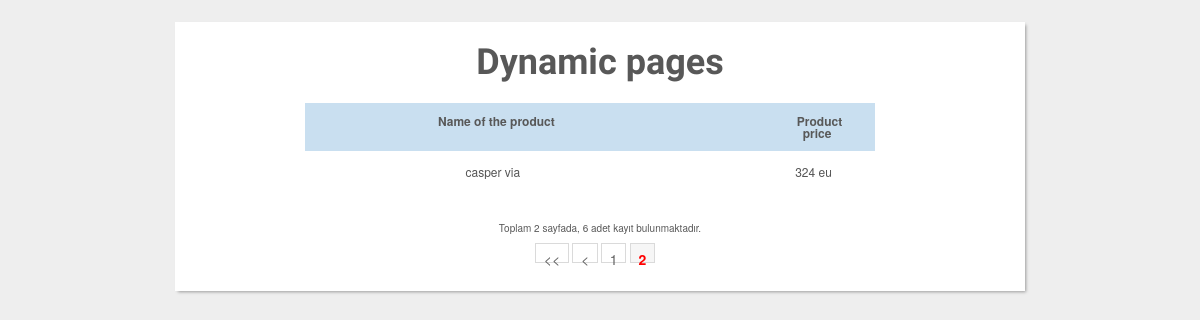
/PAGE/index.php?Sayfalama=2, run on the app's committed database.
### tables this page shows
CREATE TABLE `urunler` (
  `id` int(10) UNSIGNED NOT NULL,
  `urunadi` varchar(100) NOT NULL,
  `urunfiyati` double NOT NULL,
  `parabirimi` char(3) NOT NULL
);

### PAGE/index.php (the view, shortened to what this page needs)
<?php
try{
	$VeritabaniBaglantisi = new PDO("mysql:host=localhost;dbname=uygulama;charset=UTF8","root","");
}catch(PDOException $Hata){
	echo "Bağlantı Sorunu<br />" . $Hata->getMessage();
	die();
}
if(isset($_REQUEST["Sayfalama"])){
	$GelenSayfalama		=	$_REQUEST["Sayfalama"];
}else{
	$GelenSayfalama		=	1;
}
$SayfalamaIcinSolVeSagButonSayisi		=	2;
$SayfaBasinaGosterilecekKayitSayisi		=	5;
$ToplamKayitSayisiSorgusu				=	$VeritabaniBaglantisi->prepare("SELECT * FROM urunler");
$ToplamKayitSayisiSorgusu->execute();
$ToplamKayitSayisi						=	$ToplamKayitSayisiSorgusu->rowCount();
$SayfalamayaBaslanacakKayitSayisi		=	($GelenSayfalama*$SayfaBasinaGosterilecekKayitSayisi)-$SayfaBasinaGosterilecekKayitSayisi;
$BulunanSayfaSayisi						=	ceil($ToplamKayitSayisi/$SayfaBasinaGosterilecekKayitSayisi);
?>
<!DOCTYPE html>
<html lang="en" >
<head>
  <link rel="stylesheet" href="./style.css">
</head>
<body>
<body>
 <div id="wrapper">
  <h1>Dynamic pages</h1>
  <table id="keywords" cellspacing="0" cellpadding="0">
  <?php
		$UrunSorgusu 	= $VeritabaniBaglantisi -> prepare("SELECT * FROM urunler ORDER BY id ASC LIMIT $SayfalamayaBaslanacakKayitSayisi, $SayfaBasinaGosterilecekKayitSayisi");
		$UrunSorgusu -> execute();
		$UrunSorgusuKayitlari	=	$UrunSorgusu->fetchAll(PDO::FETCH_ASSOC);
		foreach($UrunSorgusuKayitlari as $Kayitlar)
		   {
			echo "<tr height='30'>";
			echo "<td width='375' align='left'>" . $Kayitlar["urunadi"] . "<td>";
			echo "<td width='100' align='right'>" . $Kayitlar["urunfiyati"] . " " . $Kayitlar["parabirimi"] . "<td>";
			echo "</tr>";
		   }
	?>
    <thead>
      <tr>
        <th><span>Name of the product</span></th>
		<th></th>
		<th><span>Product price</span></th>
      </tr>
    </thead>
  </table>
	<div class="SayfalamaAlaniKapsayicisi">
		<div class="SayfalamaAlaniIciMetinAlaniKapsayicisi">
			Toplam <?php echo $BulunanSayfaSayisi; ?> sayfada, <?php echo $ToplamKayitSayisi; ?> adet kayıt bulunmaktadır.
		</div>
		<div class="SayfalamaAlaniIciNumaralandirmaAlaniKapsayicisi">
			<?php
			if($GelenSayfalama>1){
				echo "<span class='Pasif'><a href='index.php?Sayfalama=1'><<</a></span>";
				$SayfalamaIcinSayfaDegeriniBirGeriAl	=	$GelenSayfalama-1;
				echo " <span class='Pasif'><a href='index.php?Sayfalama=" . $SayfalamaIcinSayfaDegeriniBirGeriAl . "'><</a></span>";
			}
			for($SayfalamaIcinSayfaIndexDegeri=$GelenSayfalama-$SayfalamaIcinSolVeSagButonSayisi;
			$SayfalamaIcinSayfaIndexDegeri<=$GelenSayfalama+$SayfalamaIcinSolVeSagButonSayisi;
			$SayfalamaIcinSayfaIndexDegeri++){
				if(($SayfalamaIcinSayfaIndexDegeri>0) and ($SayfalamaIcinSayfaIndexDegeri<=$BulunanSayfaSayisi)){
					if($GelenSayfalama==$SayfalamaIcinSayfaIndexDegeri){
						echo " <span class='Aktif'>" . $SayfalamaIcinSayfaIndexDegeri . "</span>";
					}else{
						echo " <span class='Pasif'><a href='index.php?Sayfalama=" . $SayfalamaIcinSayfaIndexDegeri ."'>" . $SayfalamaIcinSayfaIndexDegeri . "</a></span>";
					}
				}
			}
			?>
		</div>
 </div>
</body>
</body>
</html>

### PAGE/style.css (style rules this page uses)
html, body, div, span, applet, object, iframe, h1, h2, h3, h4, h5, h6, p, blockquote, pre, a, abbr, acronym, address, big, cite, code, del, dfn, em, img, ins, kbd, q, s, samp, small, strike, strong, sub, sup, tt, var, b, u, i, center, dl, dt, dd, ol, ul, li, fieldset, form, label, legend, table, caption, tbody, tfoot, thead, tr, th, td, article, aside, canvas, details, embed, figure, figcaption, footer, header, hgroup, menu, nav, output, ruby, section, summary, time, mark, audio, video { margin: 0; padding: 0; border: 0; font-size: 100%; font: inherit; vertical-align: baseline; outline: none; -webkit-font-smoothing: antialiased; -webkit-text-size-adjust: 100%; -ms-text-size-adjust: 100%; -webkit-box-sizing: border-box; -moz-box-sizing: border-box; box-sizing: border-box; }
html { overflow-y: scroll; }
body { background: #eee url('https://i.imgur.com/eeQeRmk.png'); font-family: 'Helvetica Neue', Helvetica, Arial, sans-serif; font-size: 62.5%; line-height: 1; color: #585858; padding: 22px 10px; padding-bottom: 55px; }
table { border-collapse: collapse; border-spacing: 0; }
h1 { font-family: 'Amarante', Tahoma, sans-serif; font-weight: bold; font-size: 3.6em; line-height: 1.7em; margin-bottom: 10px; text-align: center; }
#wrapper { display: block; width: 850px; background: #fff; margin: 0 auto; padding: 10px 17px; -webkit-box-shadow: 2px 2px 3px -1px rgba(0,0,0,0.35); }
#keywords { margin: 0 auto; font-size: 1.2em; margin-bottom: 15px; }
#keywords thead { cursor: pointer; background: #c9dff0; }
#keywords thead tr th { font-weight: bold; padding: 12px 30px; padding-left: 42px; }
#keywords thead tr th span { padding-right: 5px; background-repeat: no-repeat; background-position: 100% 100%; }
#keywords tbody tr { color: #555; }
#keywords tbody tr td { text-align: center; padding: 15px 10px; }
.SayfalamaAlaniKapsayicisi { display: block; width: 100%; height: auto; margin: 0; padding: 10px 0 10px 0; border: none; outline: none; text-align: center; text-decoration: none; }
.SayfalamaAlaniIciMetinAlaniKapsayicisi { display: block; width: 100%; height: auto; margin: 0; padding: 5px 0 5px 0; border: none; outline: none; text-align: center; text-decoration: none; }
.SayfalamaAlaniIciNumaralandirmaAlaniKapsayicisi { display: block; width: 100%; height: auto; margin: 0; padding: 5px 10px 5px 0; border: none; outline: none; text-align: center; text-decoration: none; }
.Pasif { display: inline-block; width: auto; height: 20px; margin: 0px 0.5px; padding: 0; padding: 5px 7.5px; background: #FFFFFF; border: none; border: 1px solid #DADADA; outline: none; color: #646464; font-size: 14px; font-style: normal; font-variant: normal; font-weight: normal; line-height: 20px; text-align: center; text-decoration: none; }
.Pasif a:link, a:visited, a:hover, a:active { text-decoration: none; color: #646464; }
.Aktif { display: inline-block; width: auto; height: 20px; margin: 0px 0.5px; padding: 0; padding: 5px 7.5px; background: #F6F6F6; border: none; border: 1px solid #DADADA; outline: none; color: #FF0000; font-size: 14px; font-style: normal; font-variant: normal; font-weight: bold; line-height: 20px; text-align: center; text-decoration: none; }

### data on the page
urunler: urunadi "casper via", urunfiyati "324", parabirimi "eu"

### other printed values
$BulunanSayfaSayisi "2"
$ToplamKayitSayisi "6"
